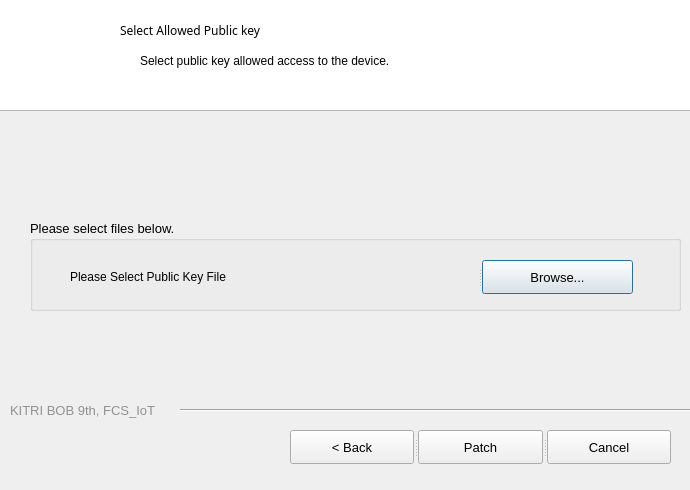
<?xml version="1.0" encoding="UTF-8"?>
<ui version="4.0">
 <class>Dialog</class>
 <widget class="QDialog" name="Dialog">
  <property name="geometry">
   <rect>
    <x>0</x>
    <y>0</y>
    <width>690</width>
    <height>490</height>
   </rect>
  </property>
  <property name="minimumSize">
   <size>
    <width>690</width>
    <height>490</height>
   </size>
  </property>
  <property name="maximumSize">
   <size>
    <width>690</width>
    <height>490</height>
   </size>
  </property>
  <property name="font">
   <font>
    <pointsize>10</pointsize>
   </font>
  </property>
  <property name="windowTitle">
   <string>FCS_IoT Patch Tool v.1.0</string>
  </property>
  <property name="sizeGripEnabled">
   <bool>false</bool>
  </property>
  <widget class="QGroupBox" name="groupBox">
   <property name="geometry">
    <rect>
     <x>30</x>
     <y>220</y>
     <width>651</width>
     <height>91</height>
    </rect>
   </property>
   <property name="title">
    <string>Please select files below.</string>
   </property>
   <widget class="QSplitter" name="splitter_2">
    <property name="geometry">
     <rect>
      <x>40</x>
      <y>40</y>
      <width>563</width>
      <height>34</height>
     </rect>
    </property>
    <property name="orientation">
     <enum>Qt::Horizontal</enum>
    </property>
    <widget class="QLabel" name="label_pub">
     <property name="minimumSize">
      <size>
       <width>451</width>
       <height>0</height>
      </size>
     </property>
     <property name="maximumSize">
      <size>
       <width>1000</width>
       <height>16777215</height>
      </size>
     </property>
     <property name="font">
      <font>
       <family>Arial</family>
       <pointsize>9</pointsize>
       <weight>9</weight>
       <italic>false</italic>
       <bold>false</bold>
      </font>
     </property>
     <property name="styleSheet">
      <string notr="true">font: 75 9pt &quot;Arial&quot;;</string>
     </property>
     <property name="text">
      <string>Please Select Public Key File</string>
     </property>
    </widget>
    <widget class="QPushButton" name="btn_pub">
     <property name="minimumSize">
      <size>
       <width>151</width>
       <height>0</height>
      </size>
     </property>
     <property name="maximumSize">
      <size>
       <width>1000</width>
       <height>16777215</height>
      </size>
     </property>
     <property name="styleSheet">
      <string notr="true">font: 9pt &quot;Arial&quot;;</string>
     </property>
     <property name="text">
      <string>Browse...</string>
     </property>
    </widget>
   </widget>
  </widget>
  <widget class="QSplitter" name="splitter">
   <property name="geometry">
    <rect>
     <x>290</x>
     <y>430</y>
     <width>381</width>
     <height>34</height>
    </rect>
   </property>
   <property name="orientation">
    <enum>Qt::Horizontal</enum>
   </property>
   <widget class="QPushButton" name="btn_back">
    <property name="styleSheet">
     <string notr="true">font: 9pt &quot;Arial&quot;;</string>
    </property>
    <property name="text">
     <string>&lt; Back</string>
    </property>
   </widget>
   <widget class="QPushButton" name="btn_next">
    <property name="styleSheet">
     <string notr="true">font: 9pt &quot;Arial&quot;;</string>
    </property>
    <property name="text">
     <string>Patch</string>
    </property>
   </widget>
   <widget class="QPushButton" name="btn_quit">
    <property name="styleSheet">
     <string notr="true">font: 9pt &quot;Arial&quot;;</string>
    </property>
    <property name="text">
     <string>Cancel</string>
    </property>
   </widget>
  </widget>
  <widget class="Line" name="line">
   <property name="geometry">
    <rect>
     <x>180</x>
     <y>400</y>
     <width>511</width>
     <height>20</height>
    </rect>
   </property>
   <property name="orientation">
    <enum>Qt::Horizontal</enum>
   </property>
  </widget>
  <widget class="QListWidget" name="listWidget">
   <property name="geometry">
    <rect>
     <x>-10</x>
     <y>-20</y>
     <width>701</width>
     <height>131</height>
    </rect>
   </property>
  </widget>
  <widget class="QLabel" name="label_logo">
   <property name="geometry">
    <rect>
     <x>10</x>
     <y>-10</y>
     <width>101</width>
     <height>111</height>
    </rect>
   </property>
   <property name="text">
    <string>&lt;html&gt;&lt;head/&gt;&lt;body&gt;&lt;p&gt;&lt;img src=&quot;:/newPrefix/100.png&quot;/&gt;&lt;/p&gt;&lt;/body&gt;&lt;/html&gt;</string>
   </property>
  </widget>
  <widget class="QLabel" name="label_5">
   <property name="geometry">
    <rect>
     <x>120</x>
     <y>10</y>
     <width>381</width>
     <height>41</height>
    </rect>
   </property>
   <property name="font">
    <font>
     <family>Arial Rounded MT Bold</family>
     <pointsize>9</pointsize>
     <weight>50</weight>
     <italic>false</italic>
     <bold>false</bold>
    </font>
   </property>
   <property name="styleSheet">
    <string notr="true">
font: 9pt &quot;Arial Rounded MT Bold&quot;;</string>
   </property>
   <property name="text">
    <string>Select Allowed Public key</string>
   </property>
   <property name="alignment">
    <set>Qt::AlignLeading|Qt::AlignLeft|Qt::AlignVCenter</set>
   </property>
  </widget>
  <widget class="QLabel" name="label_6">
   <property name="geometry">
    <rect>
     <x>140</x>
     <y>40</y>
     <width>461</width>
     <height>41</height>
    </rect>
   </property>
   <property name="font">
    <font>
     <family>Arial</family>
     <pointsize>9</pointsize>
     <weight>9</weight>
     <italic>false</italic>
     <bold>false</bold>
    </font>
   </property>
   <property name="styleSheet">
    <string notr="true">font: 75 9pt &quot;Arial&quot;;</string>
   </property>
   <property name="text">
    <string>Select public key allowed access to the device.</string>
   </property>
   <property name="alignment">
    <set>Qt::AlignLeading|Qt::AlignLeft|Qt::AlignVCenter</set>
   </property>
  </widget>
  <widget class="QLabel" name="label">
   <property name="geometry">
    <rect>
     <x>10</x>
     <y>400</y>
     <width>171</width>
     <height>21</height>
    </rect>
   </property>
   <property name="styleSheet">
    <string notr="true">QPalette textPalette;
textPalette.setBrush( QPalette::WindowText, QBrush( QColor(211, 211, 211 )));
m_pTextLabel-&gt;setPalette( textPalette );</string>
   </property>
   <property name="text">
    <string>&lt;html&gt;&lt;head/&gt;&lt;body&gt;&lt;p&gt;&lt;span style=&quot; color:#919191;&quot;&gt;KITRI BOB 9th, FCS_IoT&lt;/span&gt;&lt;/p&gt;&lt;/body&gt;&lt;/html&gt;</string>
   </property>
  </widget>
 </widget>
 <resources/>
 <connections/>
</ui>
